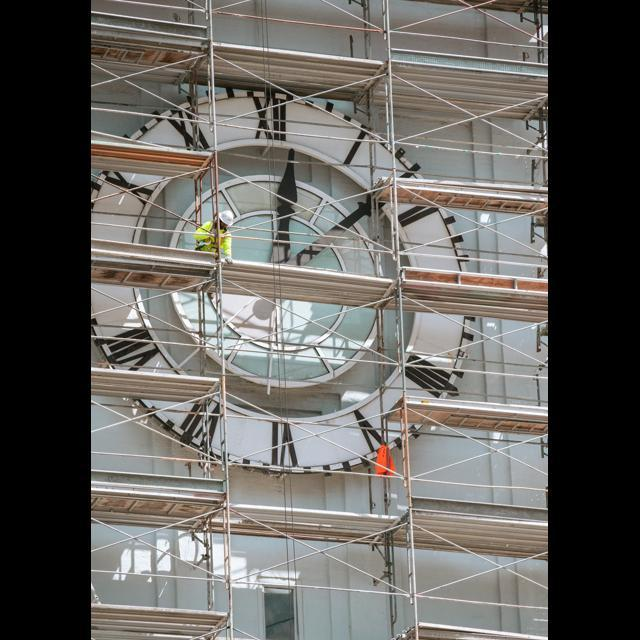
#> input picture data/ppe/images/train/image13.jpeg, 640 x 640 px
$ python -i privacy.py   (imports and definitions only)
#> lines starting #> are read from the running program, lines starting #| are printed output that depends on the picture; after the words box and inside, x2 and y2 are one past the last pixel; in counts of white or black regions, pixels touching at a corner belong together
#> further down, picture is the input picture: shape (640, 640, 3); mean B, G, R 94, 97.9, 100.2
"""
Privacy Protection and Face Masking Engine.
Applies Gaussian blurring to face and head regions on evidence frames to preserve privacy.
"""

from typing import List, Optional
import cv2
import numpy as np


class PrivacyMasker:
    """Anonymizes evidence frames by detecting and blurring faces and head regions."""

    def __init__(self, blur_kernel_size: int = 51, blur_sigma: float = 30.0):
        self.ksize = (blur_kernel_size, blur_kernel_size) if blur_kernel_size % 2 == 1 else (blur_kernel_size + 1, blur_kernel_size + 1)
        self.sigma = blur_sigma

        cascade_path = cv2.data.haarcascades + "haarcascade_frontalface_default.xml"
        self.face_cascade = cv2.CascadeClassifier(cascade_path)

    def mask_evidence_frame(
        self,
        frame: np.ndarray,
        person_bboxes: Optional[List[List[float]]] = None,
    ) -> np.ndarray:
        masked = frame.copy()
        h, w = masked.shape[:2]
#> h = 640; w = 640

        gray = cv2.cvtColor(masked, cv2.COLOR_BGR2GRAY)
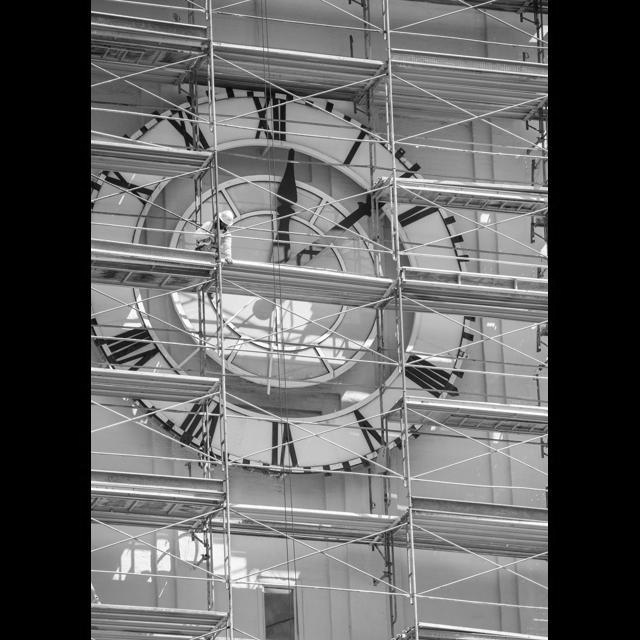
#> gray: shape (640, 640); min 0, max 255, mean 98.2
        faces = self.face_cascade.detectMultiScale(
            gray,
            scaleFactor=1.1,
            minNeighbors=4,
            minSize=(20, 20),
        )
#> faces = ()

        for (fx, fy, fw, fh) in faces:
            fx1, fy1 = max(0, fx), max(0, fy)
            fx2, fy2 = min(w, fx + fw), min(h, fy + fh)
            if fx2 > fx1 and fy2 > fy1:
                roi = masked[fy1:fy2, fx1:fx2]
                masked[fy1:fy2, fx1:fx2] = cv2.GaussianBlur(roi, self.ksize, self.sigma)
#> this loop made 0 passes

        if person_bboxes:
            for bbox in person_bboxes:
                bx1, by1, bx2, by2 = int(bbox[0]), int(bbox[1]), int(bbox[2]), int(bbox[3])
                bx1, by1 = max(0, bx1), max(0, by1)
                bx2, by2 = min(w, bx2), min(h, by2)

                head_height = int((by2 - by1) * 0.28)
                hy2 = min(by2, by1 + head_height)

                if bx2 > bx1 and hy2 > by1:
                    roi = masked[by1:hy2, bx1:bx2]
                    masked[by1:hy2, bx1:bx2] = cv2.GaussianBlur(roi, self.ksize, self.sigma)

        return masked

>>> import cv2
>>> picture = cv2.imread('../data/ppe/images/train/image13.jpeg')
>>> result = PrivacyMasker().mask_evidence_frame(picture)

$ run again, on data/ppe/images/train/image155.jpeg
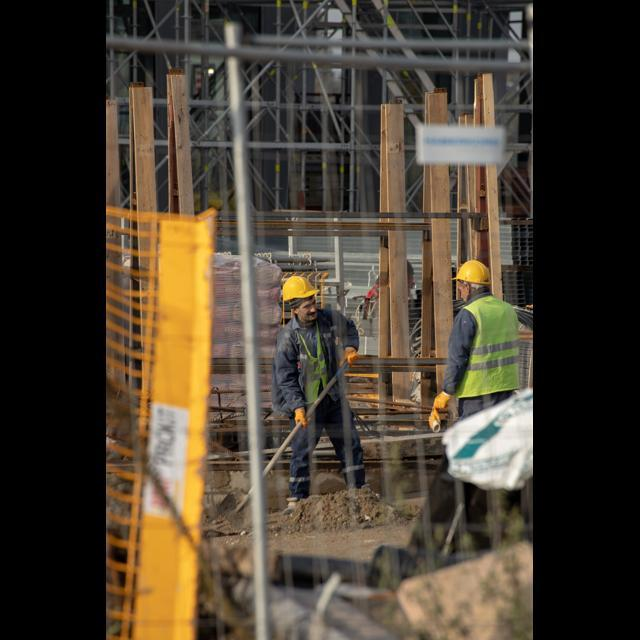
#> input picture data/ppe/images/train/image155.jpeg, 640 x 640 px
#> picture is the input picture: shape (640, 640, 3); mean B, G, R 48.7, 62.6, 72.6
#> faces = [[243, 308, 46, 46], [138, 402, 71, 71]]
#> the loop in mask_evidence_frame, `for (fx, fy, fw, fh) in faces:` made 2 passes
#> (fx, fy, fw, fh, fx1, fy1, fx2, fy2) on passes 1 to 2: (243, 308, 46, 46, 243, 308, 289, 354), (138, 402, 71, 71, 138, 402, 209, 473)
#> after the loop in mask_evidence_frame, `for (fx, fy, fw, fh) in faces:`:
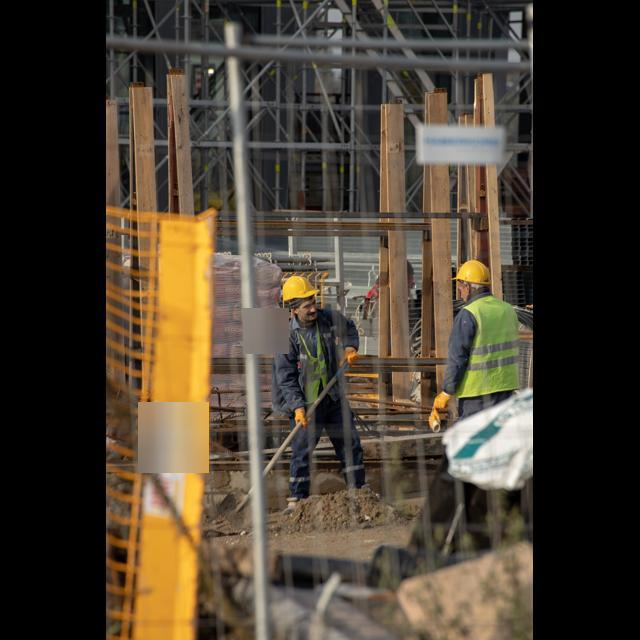
#> masked: shape (640, 640, 3); 1.75% of pixels changed, all inside (x1, y1, x2, y2) = (138, 308, 289, 473)
#> after the loop in mask_evidence_frame, `for (fx, fy, fw, fh) in faces:`:
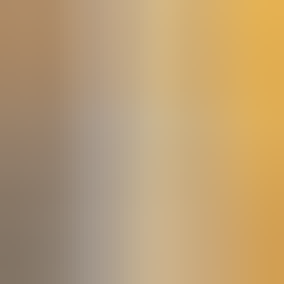
#> roi: shape (71, 71, 3) (shown 4 times larger); mean B, G, R 116.3, 158.3, 187

$ run again, on data/ppe/images/train/image157.jpeg
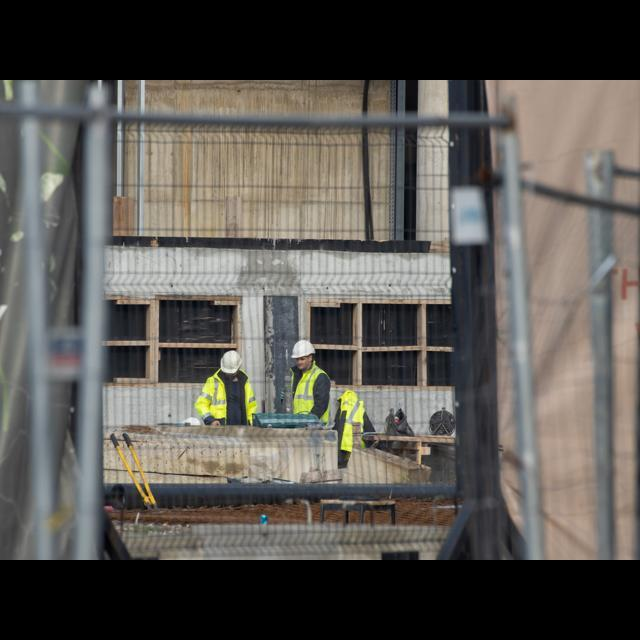
#> input picture data/ppe/images/train/image157.jpeg, 640 x 640 px
#> picture is the input picture: shape (640, 640, 3); mean B, G, R 82.2, 87, 90.1
#> in mask_evidence_frame, `gray = cv2.cvtColor(masked, cv2.COLOR_BGR2GRAY)`:
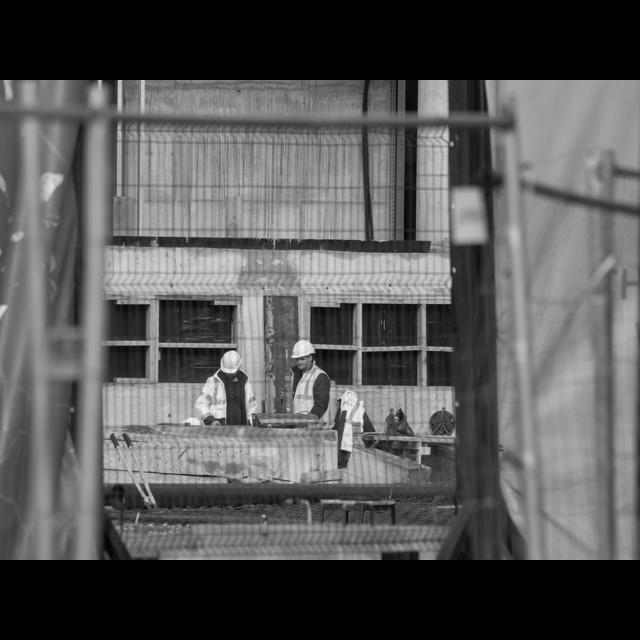
#> gray: shape (640, 640); min 0, max 248, mean 87.4
#> faces = [[525, 285, 49, 49]]
#> the loop in mask_evidence_frame, `for (fx, fy, fw, fh) in faces:` made 1 pass
#> (fx, fy, fw, fh, fx1, fy1, fx2, fy2) on pass 1: (525, 285, 49, 49, 525, 285, 574, 334)
#> after the loop in mask_evidence_frame, `for (fx, fy, fw, fh) in faces:`:
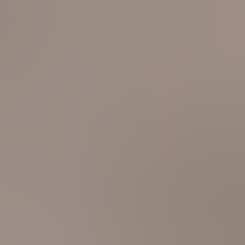
#> roi: shape (49, 49, 3) (shown 5 times larger); mean B, G, R 129.7, 138.8, 152.6

$ run again, on data/ppe/images/train/image16.jpeg
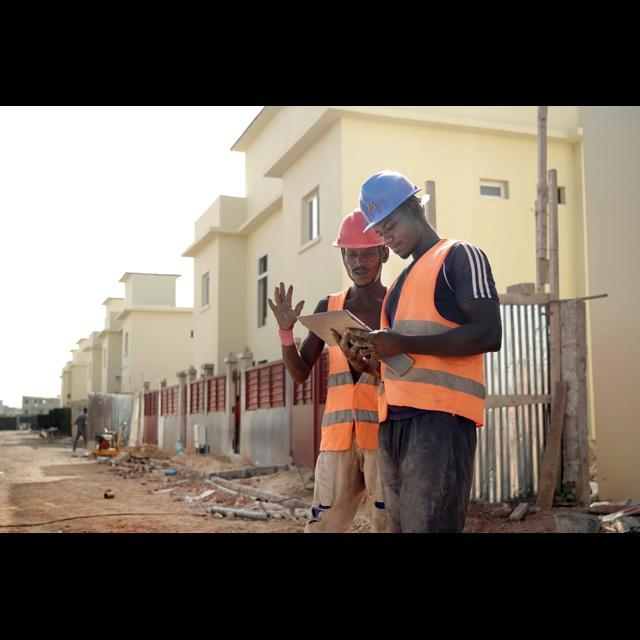
#> input picture data/ppe/images/train/image16.jpeg, 640 x 640 px
#> picture is the input picture: shape (640, 640, 3); mean B, G, R 94.8, 104.7, 115.5
#> in mask_evidence_frame, `gray = cv2.cvtColor(masked, cv2.COLOR_BGR2GRAY)`:
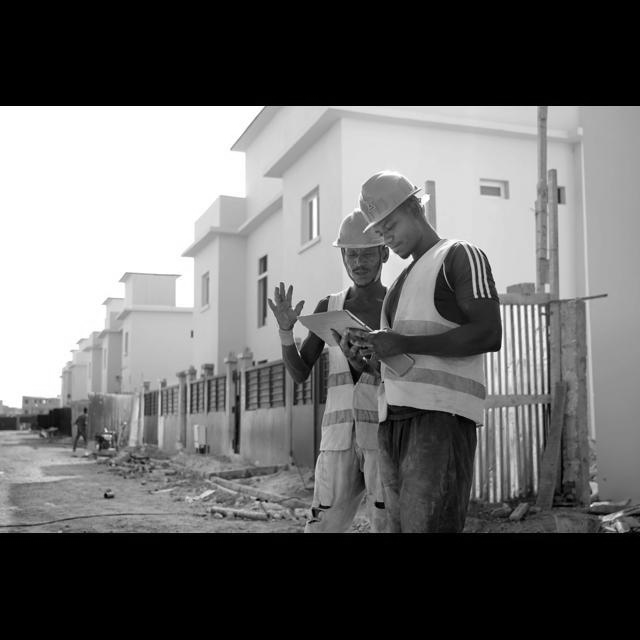
#> gray: shape (640, 640); min 0, max 255, mean 106.8
#> faces = [[311, 389, 79, 79]]
#> the loop in mask_evidence_frame, `for (fx, fy, fw, fh) in faces:` made 1 pass
#> (fx, fy, fw, fh, fx1, fy1, fx2, fy2) on pass 1: (311, 389, 79, 79, 311, 389, 390, 468)
#> after the loop in mask_evidence_frame, `for (fx, fy, fw, fh) in faces:`:
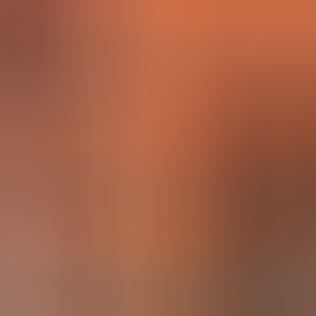
#> roi: shape (79, 79, 3) (shown 4 times larger); mean B, G, R 70.7, 96.3, 161.3
